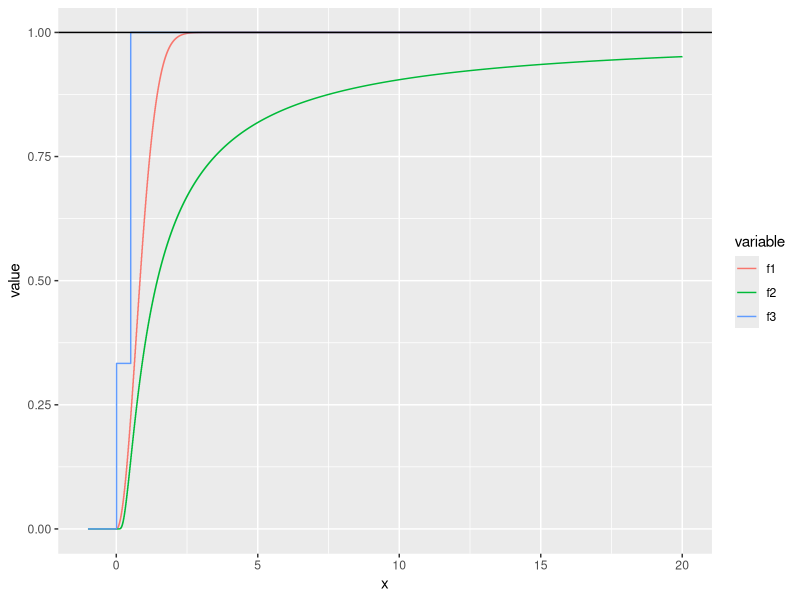
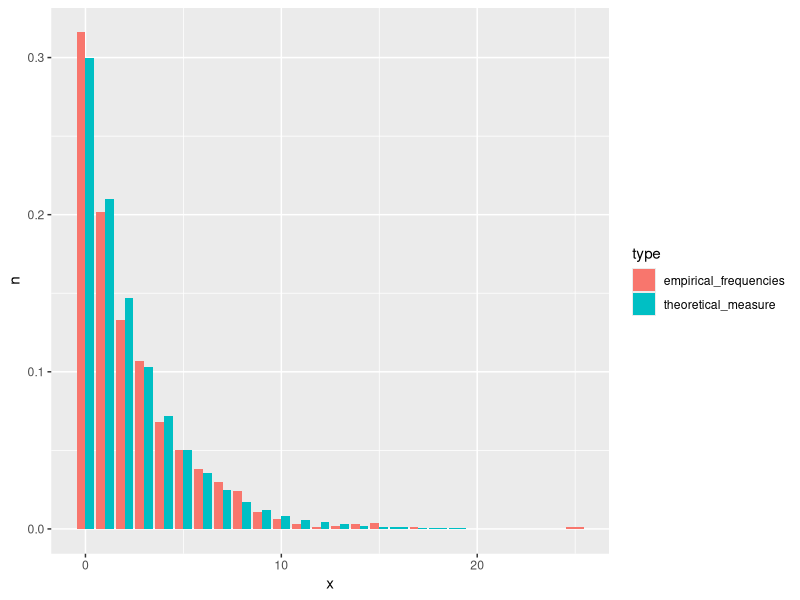
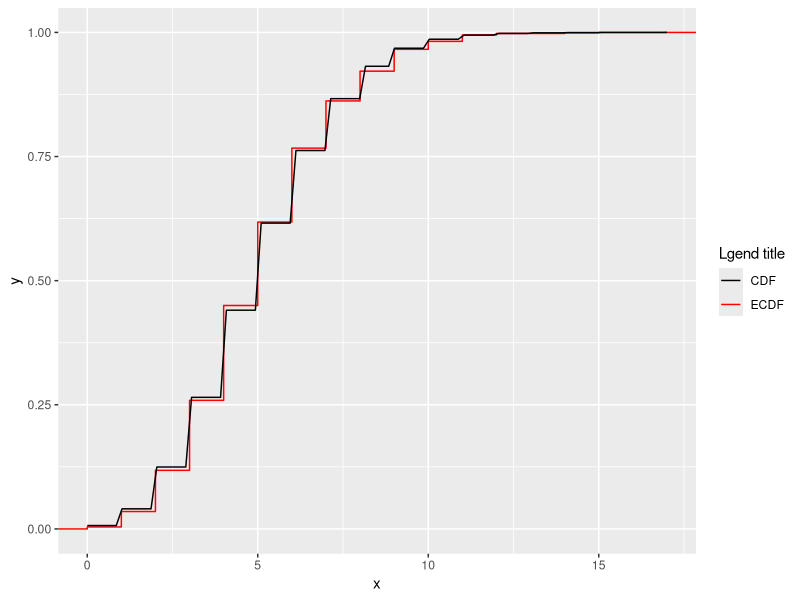
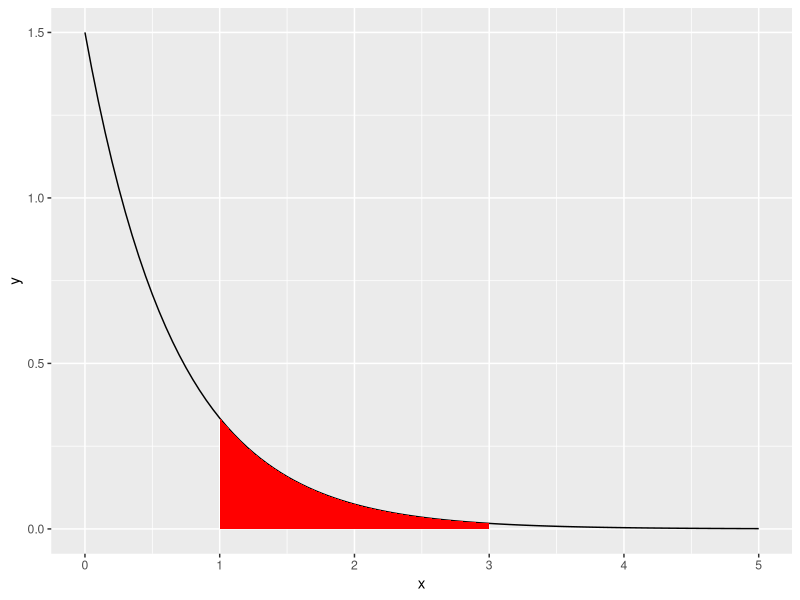
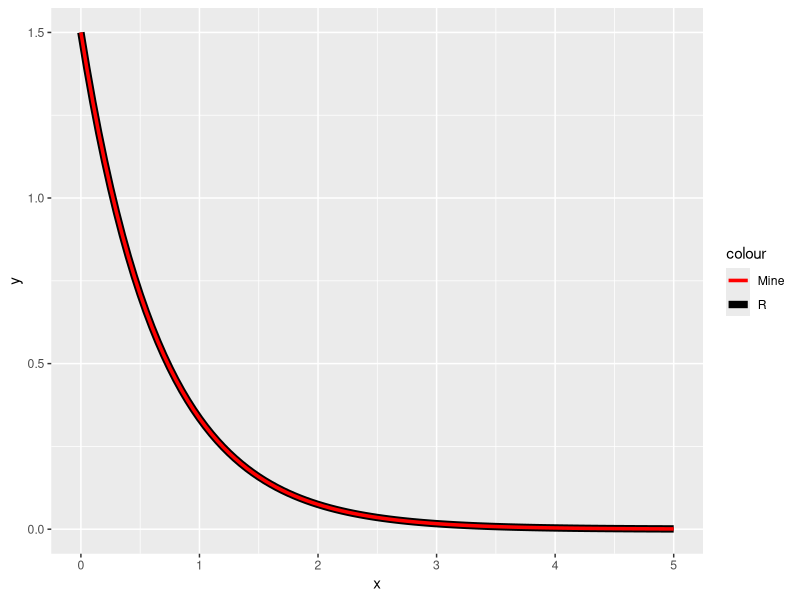
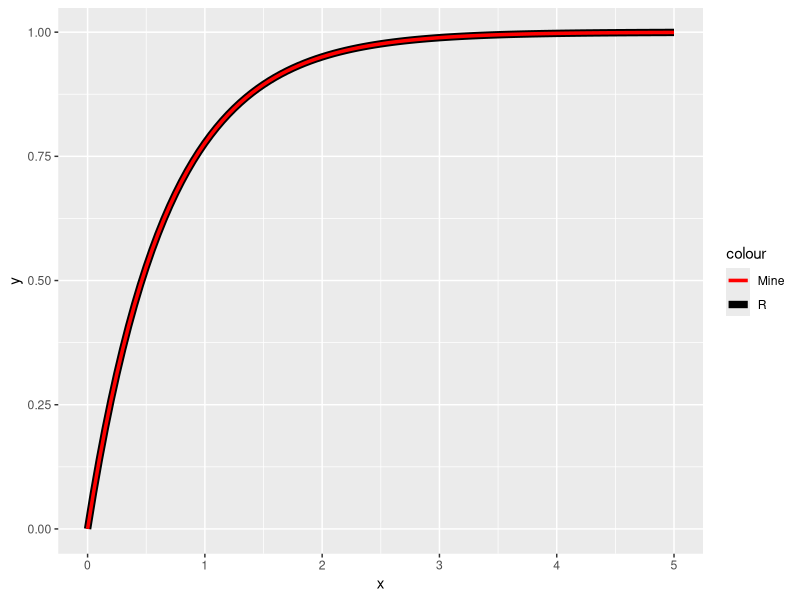
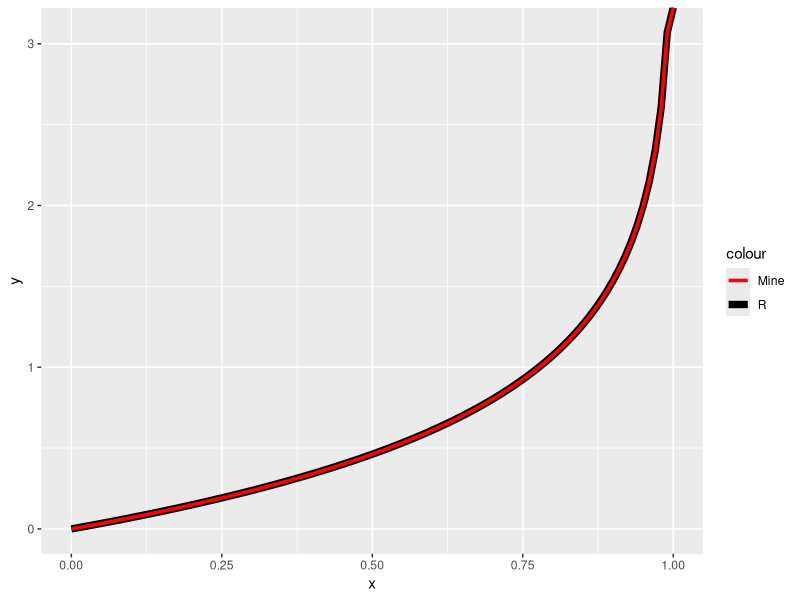
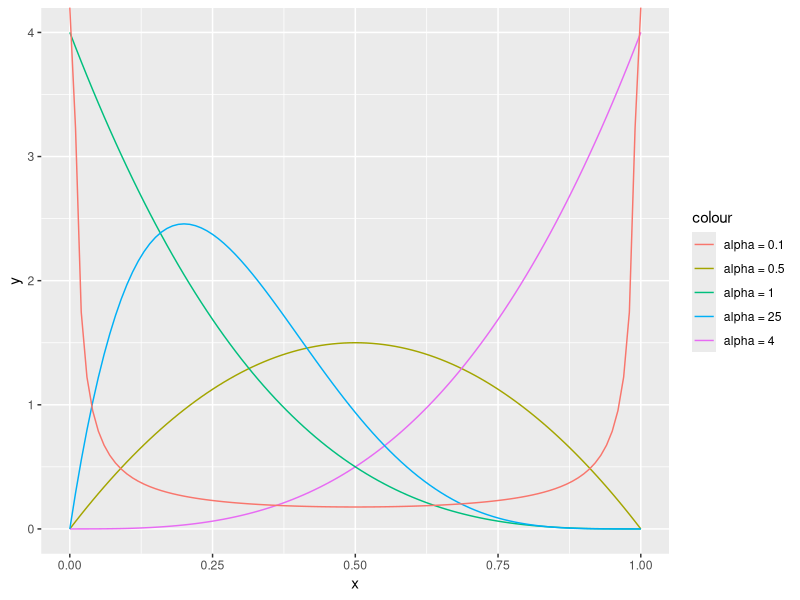

These figures' R source, in order:
## ---- chunk 1
togs <- TRUE
library(ggplot2)
library(dplyr)
library(reshape2)
# togs <- FALSE
## ---- chunk 2
f1 <- function (x) {
  tmp        <- 1 - exp(-x^2)
  tmp[x < 0] <- 0
  return(tmp)
}

f2 <- function (x) {
  tmp         <- exp(-(1 / x))
  tmp[x <= 0] <- 0
  return(tmp)
}

f3 <- function (x) {
  tmp           <- x
  tmp[x == x]   <- 1
  tmp[x <= 0.5] <- 1/3
  tmp[x <= 0]   <- 0
  return(tmp)
}

cdf_data <- tibble(x  = seq(-1, 20, by = 0.01),
                   f1 = f1(x),
                   f2 = f2(x),
                   f3 = f3(x)) %>%
  melt(id.vars = "x")

# geo_plot <- ggplot(data = data.frame(x = seq(-1, 10, by = 0.01)), aes(x = x)) +
#   stat_function(aes(color = "f1"), fun = f1) +
#   stat_function(aes(color = "f2"), fun = f2) +
#   stat_function(aes(color = "f3"), fun = f3) +
#   geom_hline(yintercept = 1)
# plot(geo_plot)

geo_plot <- ggplot(data = cdf_data, aes(x = x, y = value, color = variable)) +
  geom_step() +
  geom_hline(yintercept = 1)
plot(geo_plot)
## ---- chunk 3
f1 <- function (x) {
  tmp        <- 1 - exp(-x^2)
  tmp[x < 0] <- 0
  return(tmp)
}

## ---- chunk 4
set.seed(1)
geo_samp <- rgeom(n = 1000, prob = 0.3)
geo_samp <- data.frame(x = geo_samp) %>%
  count(x) %>%
  mutate(n = n / 1000, type = "empirical_frequencies") %>%
  bind_rows(data.frame(x = 0:20, n = dgeom(0:20, prob = 0.3), type = "theoretical_measure"))

geo_plot <- ggplot(data = geo_samp, aes(x = x, y = n, fill = type)) +
  geom_bar(stat="identity", position = "dodge")
plot(geo_plot)
## ---- chunk 5
set.seed(1)
pois_samp <- rpois(n = 1000, lambda = 5)
pois_samp <- data.frame(x = pois_samp)
pois_plot <- ggplot(data = pois_samp, aes(x = x, colour = "ECDF")) +
  stat_ecdf(geom = "step") +
  stat_function(data = data.frame(x = 0:17), aes(x = x, colour = "CDF"), geom = "line", fun = ppois, args = list(lambda = 5)) +
  scale_colour_manual("Lgend title", values = c("black", "red"))
plot(pois_plot)
## ---- chunk 6
set.seed(1)
nsamps <- 1000
samps  <- rexp(nsamps, rate = 1.5)
sum(samps >= 1 & samps <= 3) / nsamps
exp_plot <- ggplot(data.frame(x = seq(0, 5, by = 0.01)), aes(x = x)) +
  stat_function(fun = dexp, args = list(rate = 1.5)) +
  stat_function(fun = dexp, args = list(rate = 1.5), xlim = c(1,3), geom = "area", fill = "red")
plot(exp_plot)
## ---- chunk 7
exp_pdf <- function(x, lambda) {
  return (lambda * exp(-lambda * x))
}

exp_cdf <- function(x, lambda) {
  return (1 - exp(-lambda * x))
}

exp_quant <- function(q, lambda) {
  return (-(log(1 - q) / lambda))
}

ggplot(data = data.frame(x = seq(0, 5, by = 0.01)), aes(x = x)) +
  stat_function(fun = dexp, args = list(rate = 1.5), aes(color = "R"), size = 2.5) +
  stat_function(fun = exp_pdf, args = list(lambda = 1.5), aes(color = "Mine"), size = 1.2) +
  scale_color_manual(values = c("red", "black"))

ggplot(data = data.frame(x = seq(0, 5, by = 0.01)), aes(x = x)) +
  stat_function(fun = pexp, args = list(rate = 1.5), aes(color = "R"), size = 2.5) +
  stat_function(fun = exp_cdf, args = list(lambda = 1.5), aes(color = "Mine"), size = 1.2) +
  scale_color_manual(values = c("red", "black"))

ggplot(data = data.frame(x = seq(0, 1, by = 0.01)), aes(x = x)) +
  stat_function(fun = qexp, args = list(rate = 1.5), aes(color = "R"), size = 2.5) +
  stat_function(fun = exp_quant, args = list(lambda = 1.5), aes(color = "Mine"), size = 1.2) +
  scale_color_manual(values = c("red", "black"))
## ---- chunk 8
set.seed(1)

## ---- chunk 9
set.seed(1)
ggplot(data = data.frame(x = seq(0, 1, by = 0.01)), aes(x = x)) +
  stat_function(fun = dbeta, args = list(shape1 = 2, shape2 = 2), aes(color = "alpha = 0.5")) +
  stat_function(fun = dbeta, args = list(shape1 = 4, shape2 = 1), aes(color = "alpha = 4")) +
  stat_function(fun = dbeta, args = list(shape1 = 1, shape2 = 4), aes(color = "alpha = 1")) +
  stat_function(fun = dbeta, args = list(shape1 = 2, shape2 = 5), aes(color = "alpha = 25")) +
  stat_function(fun = dbeta, args = list(shape1 = 0.1, shape2 = 0.1), aes(color = "alpha = 0.1"))

## ---- chunk 10
set.seed(1)
nsamps <- 1000
samps  <- rbeta(nsamps, 2, 5)
ggplot(data = data.frame(x = samps), aes(x = x)) +
  geom_histogram(aes(y = ..density..), color = "black") +
  stat_function(data  = data.frame(x = seq(0, 1, by = 0.01)), aes(x = x), 
                fun   = dbeta, 
                args  = list(shape1 = 2, shape2 = 5), 
                color = "red", 
                size  = 1.2)

## ---- chunk 11
set.seed(1)

## ---- chunk 12
set.seed(1)

## ---- chunk 13
set.seed(1)
